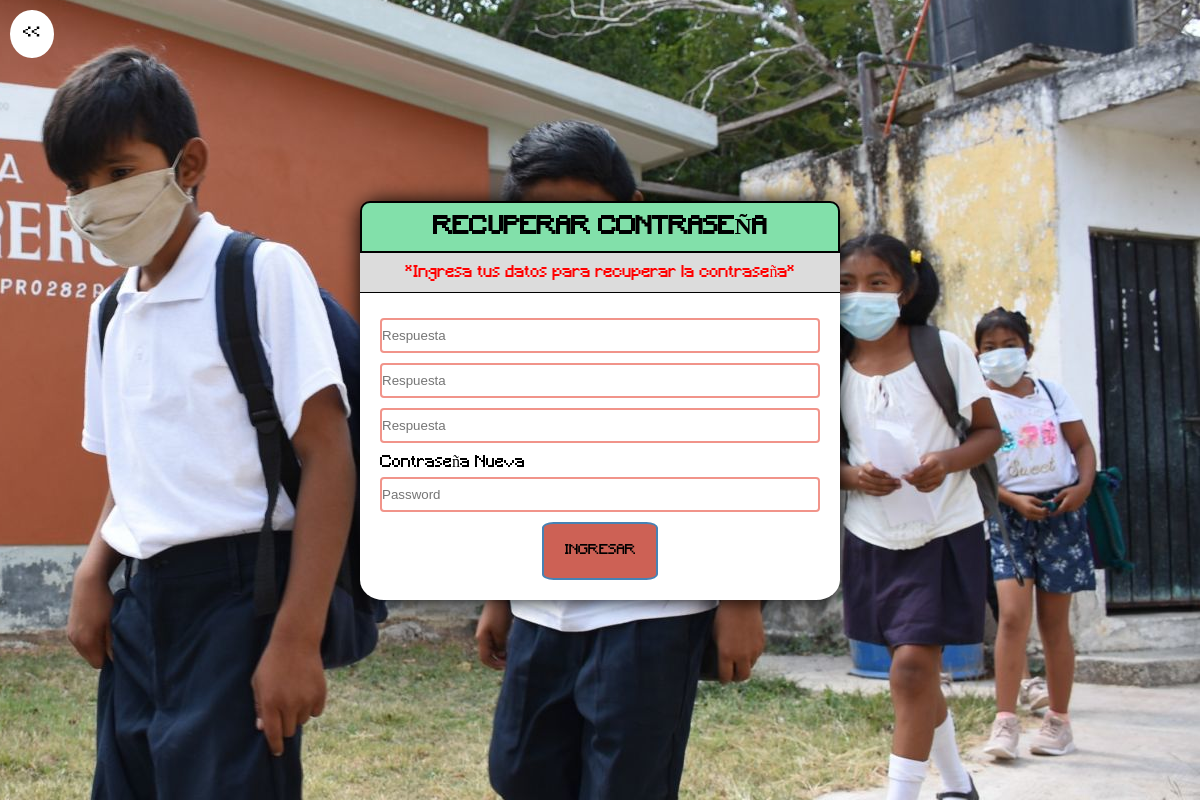
Page /recup_con.php?id=27010387 on the earlier database version.
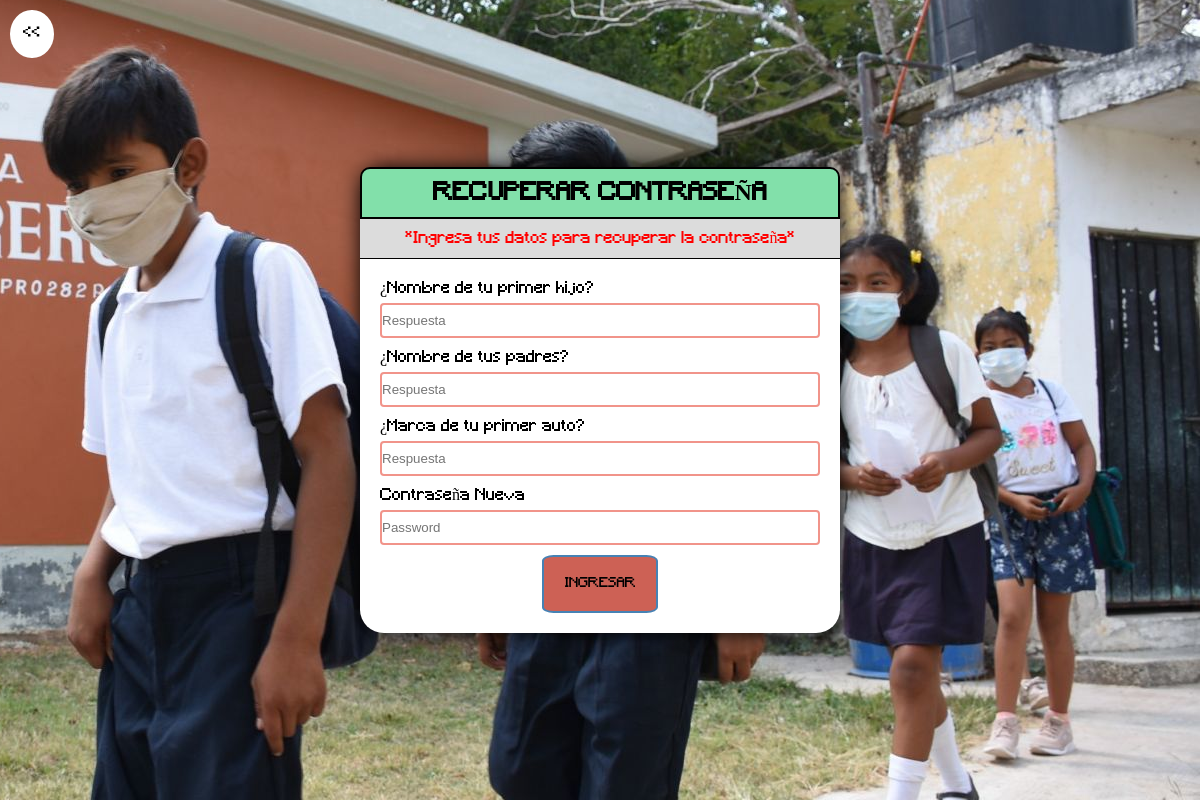
Same page on the later database version.
### tables this page shows
CREATE TABLE `seguridad_p` (
  `id_seguridad` int(11) NOT NULL AUTO_INCREMENT,
  `iden_us` int(11) NOT NULL,
  `pregunta1` varchar(200) NOT NULL,
  `respuesta1` varchar(200) NOT NULL,
  `pregunta2` varchar(200) NOT NULL,
  `respuesta2` varchar(200) NOT NULL,
  `pregunta3` varchar(150) NOT NULL,
  `respuessta3` varchar(200) NOT NULL,
  `activacion` tinyint(1) NOT NULL DEFAULT '0',
  PRIMARY KEY (`id_seguridad`)
);

### php/users/conexion.php (called while the page is built, shortened)
<?php
	class conexion
	{
		private $host;
		private $user;
		private $password;
		private $database;
		function __construct(){
			$this->host 	= "localhost";
			$this->user 	= "root";
			$this->password = "";
			$this->database = "sanjose";
		}
		public function conectar(){
			$conexion = mysqli_connect($this->host, $this->user, $this->password, $this->database);
			return $conexion;
		}
	}
 ?>

### php/users/users.php (called while the page is built, shortened)
<?php
	include "conexion.php";
	class users
	{
		private $link;
		function __construct()
		{
			$this->conn  = new conexion();
			$this->link  = $this->conn->conectar();
		}
		public function getUserByCed($id=NULL)
		{
				$query  = "SELECT * FROM usuario WHERE cedula =" .$id;
				$result = mysqli_query($this->link, $query);
				$data   = array();
  				while ($data[] = mysqli_fetch_assoc($result));
  				array_pop($data);
  				$query1 = "SELECT * FROM seguridad_p WHERE iden_us =" .$data[0]['id'];
  				$result1 = mysqli_query($this->link, $query1);
  				if ($result1) {
  					while ($dato[] = mysqli_fetch_assoc($result1));
  					array_pop($dato);
  				return $dato;
  				}
  		}
	}
?>

### recup_con.php (the view, shortened to what this page needs)
	<?php 		include "php/users/users.php";
		$users = new users();
		$id    = isset($_GET['id'])?$_GET['id']:NULL;
		$users = $users->getUserByCed($id);
			$pregunta1      = $users[0]['pregunta1'];
			$pregunta2      = $users[0]['pregunta2'];
			$pregunta3      = $users[0]['pregunta3'];
		?>
	<!DOCTYPE html>
	<html>
	<head>
		<link rel="stylesheet" type="text/css" href="css/estilos.css">
		<link rel="stylesheet" type="text/css" href="css/bootstrap.css">
	</head>
<body>
	<main style="width: 100%;">
		<div class="back">
			<a href="index.php"><<</a>
		</div>
		<dir class="login">
			<div class="login-container">
				<div class="login-main">
					<div class="login-title">
						<h2>RECUPERAR CONTRASEÑA</h2>
					</div>
					<div class="req">
						*Ingresa tus datos para recuperar la contraseña*
					</div>
					<form action="php/users/user_controler.php" method="POST">
						<div class="cont-in">
							<label><?php echo $pregunta1;?></label>
							<input type="text" name="respuesta1" placeholder="Respuesta">
						</div>
						<div class="cont-in">
							<label><?php echo $pregunta2;?></label>
							<input type="text" name="respuesta2" placeholder="Respuesta">
						</div>
						<div class="cont-in">
							<label><?php echo $pregunta3;?></label>
							<input type="text" name="respuesta3" placeholder="Respuesta">
						</div>
						<div class="cont-in">
							<label>Contraseña Nueva</label>
							<input type="password" name="pass" placeholder="Password">
						</div>
						<div class="cont-ina">
							<input type="submit" name="recuperar1" class="btn-sub" value="INGRESAR">
						</div>
					</form>
				</div>
			</div>
		</dir>
	</main>
</body>
</html>

### css/estilos.css (style rules this page uses)
* { padding: 0; margin: 0; -moz-box-sizing:border-box; -o-box-sizing:border-box; box-sizing:border-box; -webkit-box-sizing:border-box; }
body { font-family: estilo; display: flex; flex-wrap: wrap; min-height: 100vh;background: rgba(0,0,0,0.2); }
main { background-color: rgba(0,0,0,0); }
form { width: 100%; }
main { background: white; }
.login { display: flex; flex-wrap: wrap; width: 100%; height: 100%; background-position: 100%; background-repeat: no-repeat; background-image: url('../img/cuartoscuro-810669-digital.jpeg'); }
.login-container { width: 100%; display: flex; }
.login-main { box-shadow: 0px 0px 20px black; background-color: white; width: 40%; margin: auto; border-radius: 5%; }
.req { text-align: center; padding: 10px; border-bottom: 1px solid black; color: red; background-color: rgb(220,220,220); }
.login-main form { width: 100%; padding: 20px; }
.login-main input[type = text], input[type = password], input[type = email], input[type = number] { display: block; width: 100%; height: 35px; box-sizing: border-box; border:#F1948A 2px solid; border-radius: 4px; margin-top: 5px; }
.cont-in { width: 100%; margin:auto 0 10px; }
.cont-ina { width: 100%; text-align: center; }
.btn-sub { text-decoration: none; font-family: estilo; background-color: #CD6155; border-radius: 10%; border: steelblue solid 2px; text-align: center; padding: 20px; color: white; transition: 300ms all ease; color: black; cursor: pointer; }
.login-title { border-top-left-radius:10px; border-top-right-radius:10px; background:#82E0AA; color: white; padding: 10px; text-align: center; border-bottom: solid 2px; border-top: solid 2px; border-left: solid 2px; border-right: solid 2px; color: black; }
.back { position: absolute; transition: 300ms all ease; text-align: center; margin: 10px; background-color: white; border-radius: 50%; }
.back a { text-decoration: none; color: black; display: block; padding: 13px; font-size: 20px; }

Differences in the rows shown:
added seguridad_p: pregunta1 "¿Nombre de tu primer hijo?", pregunta2 "¿Nombre de tus padres?", pregunta3 "¿Marca de tu primer auto?"
